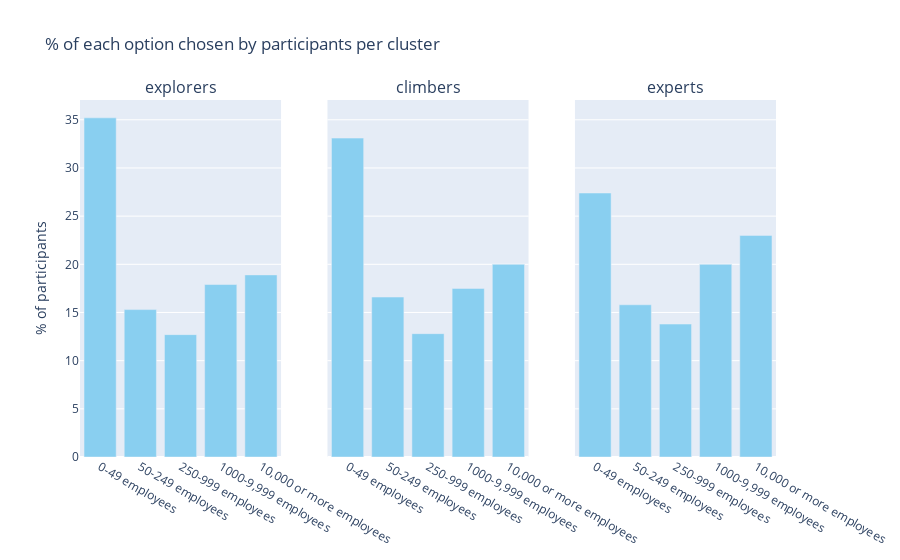

The code cell stored with this chart in its notebook:
### Markdown cell above
Computer and Technology is the most popular industry for all of the clusters, C2 has the highest among the three, 5% and 8 percentage points higher than C1 and C0 respectively. On the other hand, the second most popular industry is Academia/Education. Even though cluster 2 has the highest share of master and doctor degree participants, its share that work in the Academia is comparatively lower. The third most popular industry is Finance/Accounting and the share of each cluster is actually close.

### Code cell
size_emp_aggr = cluster_aggr(binary_data, range(qs_num["SizeEmployer"][0], qs_num["SizeEmployer"][1]))
size_emp_aggr = percentage_row(size_emp_aggr)

cols = size_emp_aggr.columns.tolist()

cols = ['cluster',
 '0-49 employees',
 '50-249 employees',
 '250-999 employees',
 '1000-9,999 employees',
 '10,000 or more employees']

size_emp_aggr = size_emp_aggr[cols]

size_emp_aggr = size_emp_aggr.loc[size_emp_aggr['cluster'].isin([0,1,2])]

plot_bar_perc(size_emp_aggr, cols)

### Figure 1 — Plotly figure (JSON) as saved in the notebook; plotly's stock layout.template omitted (floating-point values rounded to 4 significant figures)
{"data": [{"marker": {"color": "#89CFF0"}, "type": "bar", "x": ["0-49 employees"], "xaxis": "x", "y": [35.2], "yaxis": "y"}, {"marker": {"color": "#89CFF0"}, "type": "bar", "x": ["50-249 employees"], "xaxis": "x", "y": [15.3], "yaxis": "y"}, {"marker": {"color": "#89CFF0"}, "type": "bar", "x": ["250-999 employees"], "xaxis": "x", "y": [12.7], "yaxis": "y"}, {"marker": {"color": "#89CFF0"}, "type": "bar", "x": ["1000-9,999 employees"], "xaxis": "x", "y": [17.9], "yaxis": "y"}, {"marker": {"color": "#89CFF0"}, "type": "bar", "x": ["10,000 or more employees"], "xaxis": "x", "y": [18.9], "yaxis": "y"}, {"marker": {"color": "#89CFF0"}, "type": "bar", "x": ["0-49 employees"], "xaxis": "x2", "y": [33.1], "yaxis": "y2"}, {"marker": {"color": "#89CFF0"}, "type": "bar", "x": ["50-249 employees"], "xaxis": "x2", "y": [16.6], "yaxis": "y2"}, {"marker": {"color": "#89CFF0"}, "type": "bar", "x": ["250-999 employees"], "xaxis": "x2", "y": [12.8], "yaxis": "y2"}, {"marker": {"color": "#89CFF0"}, "type": "bar", "x": ["1000-9,999 employees"], "xaxis": "x2", "y": [17.5], "yaxis": "y2"}, {"marker": {"color": "#89CFF0"}, "type": "bar", "x": ["10,000 or more employees"], "xaxis": "x2", "y": [20], "yaxis": "y2"}, {"marker": {"color": "#89CFF0"}, "type": "bar", "x": ["0-49 employees"], "xaxis": "x3", "y": [27.4], "yaxis": "y3"}, {"marker": {"color": "#89CFF0"}, "type": "bar", "x": ["50-249 employees"], "xaxis": "x3", "y": [15.8], "yaxis": "y3"}, {"marker": {"color": "#89CFF0"}, "type": "bar", "x": ["250-999 employees"], "xaxis": "x3", "y": [13.8], "yaxis": "y3"}, {"marker": {"color": "#89CFF0"}, "type": "bar", "x": ["1000-9,999 employees"], "xaxis": "x3", "y": [20], "yaxis": "y3"}, {"marker": {"color": "#89CFF0"}, "type": "bar", "x": ["10,000 or more employees"], "xaxis": "x3", "y": [23], "yaxis": "y3"}], "layout": {"annotations": [{"font": {"size": 16}, "showarrow": false, "text": "explorers", "x": 0.1444, "xanchor": "center", "xref": "paper", "y": 1, "yanchor": "bottom", "yref": "paper"}, {"font": {"size": 16}, "showarrow": false, "text": "climbers", "x": 0.5, "xanchor": "center", "xref": "paper", "y": 1, "yanchor": "bottom", "yref": "paper"}, {"font": {"size": 16}, "showarrow": false, "text": "experts", "x": 0.8556, "xanchor": "center", "xref": "paper", "y": 1, "yanchor": "bottom", "yref": "paper"}], "showlegend": false, "title": {"text": "% of each option chosen by participants per cluster"}, "xaxis": {"anchor": "y", "domain": [0, 0.2889]}, "xaxis2": {"anchor": "y2", "domain": [0.3556, 0.6444]}, "xaxis3": {"anchor": "y3", "domain": [0.7111, 1]}, "yaxis": {"anchor": "x", "domain": [0, 1], "title": {"text": "% of participants"}}, "yaxis2": {"anchor": "x2", "domain": [0, 1], "matches": "y", "showticklabels": false}, "yaxis3": {"anchor": "x3", "domain": [0, 1], "matches": "y", "showticklabels": false}}}
